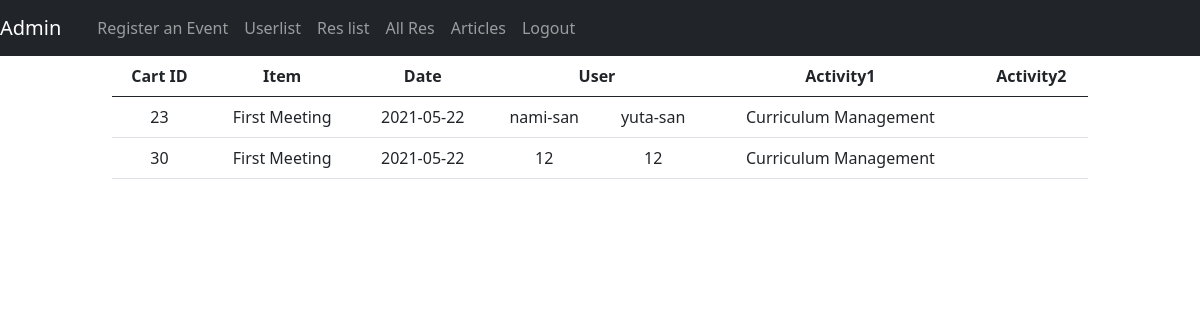
Screenshot of /reservationEach.php?item_id=1 with the database file from the repository.
### tables this page shows
CREATE TABLE `cart` (
  `cart_id` int(11) NOT NULL,
  `user_id` int(11) NOT NULL,
  `item_id` int(11) NOT NULL,
  `act_id1` varchar(255) NOT NULL,
  `act_id2` varchar(255) DEFAULT NULL,
  `reservation` varchar(255) NOT NULL DEFAULT 'reserved'
);

CREATE TABLE `items` (
  `item_id` int(11) NOT NULL,
  `event_id` varchar(255) NOT NULL,
  `iname` varchar(255) NOT NULL,
  `idate` date DEFAULT NULL,
  `capacity` varchar(255) NOT NULL,
  `itarget` varchar(255) NOT NULL,
  `idesc` varchar(255) NOT NULL,
  `iimg` varchar(255) DEFAULT NULL
);

CREATE TABLE `users` (
  `user_id` int(11) NOT NULL,
  `lname` varchar(255) NOT NULL,
  `fname` varchar(255) NOT NULL,
  `email` varchar(255) NOT NULL,
  `password` varchar(255) NOT NULL,
  `role` varchar(10) NOT NULL DEFAULT 'u'
);

CREATE TABLE `activities` (
  `act_id` int(11) NOT NULL,
  `event_id` int(11) NOT NULL,
  `aname` varchar(255) NOT NULL,
  `adesc` varchar(255) NOT NULL,
  `capacity` varchar(255) NOT NULL,
  `aimg` varchar(255) DEFAULT NULL
);

### classes/Database.php (called while the page is built, shortened)
<?php
class Database{
    private $servername = 'us-cdbr-east-04.cleardb.com';
    private $username = 'bc0834ecc021a1';
    private $password = 'f7c8f6cf';
    private $db_name = 'heroku_6466d73cb3ad493';
    function __construct()
    {
        return $this->conn = new mysqli($this->servername,$this->username,$this->password,$this->db_name);
    }
}
?>

### action.php (called while the page is built, shortened)
<?php
include 'classes/Functions.php';
$functionObj = new Functions;
?>

### classes/Functions.php (called while the page is built, shortened)
<?php
include 'Database.php';
class Functions extends Database{
    function get_event_cart_items($item_id){
        $sql = "SELECT * FROM cart INNER JOIN items ON cart.item_id = items.item_id INNER JOIN users ON cart.user_id = users.user_id  WHERE cart.item_id = '$item_id'";
        $result = $this->conn->query($sql);
        if($result->num_rows>0){
            $array = array();
            while($row = $result->fetch_assoc()){
                $array[] = $row;
            }
            return $array;
        }else{
            return FALSE;
        }
    }
        function get_one_act($id){
            $sql = "SELECT * FROM activities WHERE act_id = '$id'";
            $result = $this->conn->query($sql);
            if($result->num_rows == 1){
                return $result->fetch_assoc();
            }else{
            }
        }
}
?>

### reservationEach.php (the view, shortened to what this page needs)
<?php
include 'action.php';
$item_id = $_GET['item_id'];
$userReservelist = $functionObj->get_event_cart_items($item_id);
?>
<!doctype html>
<html lang="en">
<head>
  <link rel="stylesheet" href="https://cdn.jsdelivr.net/npm/bootstrap@5.0.2/dist/css/bootstrap.min.css">
</head>
<body>
  <?php
  include 'navbar.php';
  ?>
  <div class="container-fluid col-10">
    <table class="table text-center">
      <thead>
        <th>Cart ID</th>
        <th>Item</th>
        <th>Date</th>
        <th colspan="2">User</th>
        <th>Activity1</th>
        <th>Activity2</th>
      </thead>
      <tbody>
        <?php foreach($userReservelist as $row):
        $act1 = $functionObj->get_one_act($row['act_id1']);
        $act2 = $functionObj->get_one_act($row['act_id2']);
        ?>
        <tr>
          <td><?php echo $row['cart_id']?></td>
          <td><?php echo $row['iname']?></td>
          <td><?php echo $row['idate']?></td>
          <td><?php echo $row['lname']?></td>
          <td><?php echo $row['fname']?></td>
          <td><?php echo $act1['aname']?></td>
          <td><?php echo $act2['aname']?></td>
        </tr>
        <?php endforeach;?>
      </tbody>
    </table>
  </div>
</body>
</html>

### rows the page displays
cart: cart_id "23", item.iname "First Meeting", item.idate "2021-05-22", user.lname "nami-san", user.fname "yuta-san", activities.aname "Curriculum Management"
cart: cart_id "30", item.iname "First Meeting", item.idate "2021-05-22", user.lname "12", user.fname "12", activities.aname "Curriculum Management"
